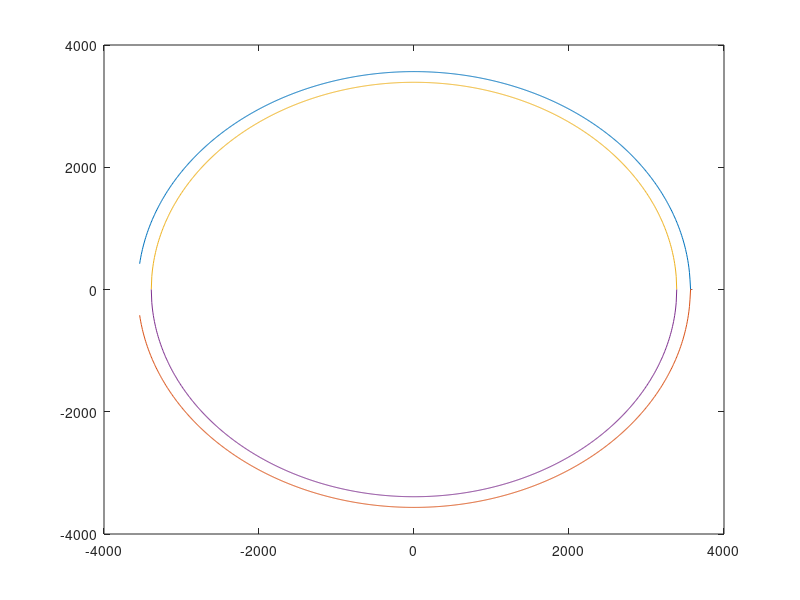

Write MATLAB code to recreate this figure.
%no clue why it doesn't work
clc;
clear all;
%number of segments
n = 1000.;
%Mars Radius [km]
R_m = 3390.;
%Mars outline
x_m = linspace(-R_m,R_m,n);
y_m = sqrt(R_m^2 - x_m.^2);
%apogee and perigee height
h_a = 200.;
h_p = 150.;
%semi-major axis, eccentricity and semi-minor axis
x_min = -(R_m+h_p);
x_max = (R_m+h_a);
a = R_m+(h_a+h_p)/2;
e = x_max/a-1;
b = sqrt((1-e^2)*a^2);
x = linspace(x_min,x_max,n);
y = b*sqrt(1-(x/a).^2);
figure
axis normal
plot(x,y,x,-y,x_m,y_m,x_m,-y_m);